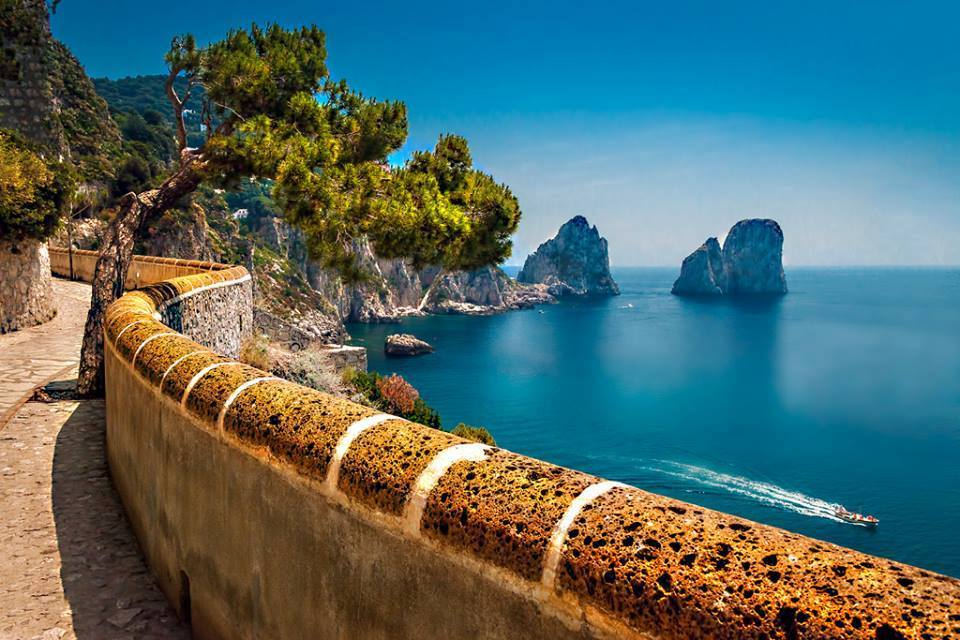
#> input picture data/sample_images/med_1.jpg, 960 x 640 px; the run also reads 1 picture not shown here
$ python dft_analysis.py
#> lines starting #> are read from the running program, lines starting #| are printed output that depends on the picture; after the words box and inside, x2 and y2 are one past the last pixel; in counts of white or black regions, pixels touching at a corner belong together; long printed decimals are rounded
### src/image_tools.py
import numpy as np
import cv2

from scipy.fftpack import dct, idct

def dctII(image: np.array):
    return dct(dct(image, axis=0, norm='ortho'), axis=1, norm='ortho')

def idctII(array: np.array):
    return idct(idct(array, axis=1, norm='ortho'), axis=0, norm='ortho')

# [5 lines left out: function gamma_correction, not called in this run]

def gamma_correction01(img, gamma=2.2):
    invgamma = 1.0/gamma
    return img**invgamma

def psnr(img1, img2):
    img1 = np.float64(img1); img2 = np.float64(img2)
    for img in (img1, img2):
        if np.amax(img) <= 1:
            img *= 255

    mse = np.mean((img1 - img2) ** 2)
    if mse == 0:
        return 100
    PIXEL_MAX = 255.0
    return 20 * np.log10(PIXEL_MAX / np.sqrt(mse))

# polar to cartesian
# [20 lines left out: functions polar2cart, visualize_dct, histogram_equalize, not called in this run]

def to01float(image: np.array):
    return (image.astype(float) / 255).clip(0,1)

def to255uint8(image: np.array):
    return (image * 255).clip(0,255).astype(np.uint8)

def contrast_brightness(image: np.array, bright=0.0, contrast=1.0):
    out = (image.astype(float) - 127) * contrast + 127 + bright
    return out.clip(0,255).astype(np.uint8)

# [83 lines left out: functions contrast_brightness01, rgb2hsv, hsv2rgb, not called in this run]

def img_convert(img: np.array, func):
    return np.array([func(pxl) for pxl in img.reshape(-1,3)]).reshape(img.shape)

# [40 lines left out: functions adjust_hue, hue_noise, not called in this run]

# Colors (BGR format)
lightgray = (180,180,180)

### src/dft_analysis.py
import numpy as np
from scipy.fftpack import fft2
import cv2

import argparse
import os

from image_tools import psnr, dctII, idctII, histogram_equalize

def get_parser():
    parser = argparse.ArgumentParser()

    # File I/O
    parser.add_argument("--datapath", default='../data/sample_images',
                        help="Path to the directory containing the source image.")
    parser.add_argument("--file", default='med_1.jpg',
                        help="Name of the source image file.")
    parser.add_argument("--savepath", default='../data/output',
                        help="Path to the output storage directory \
                                (automatically generated if not yet there).")
    parser.add_argument("--save", type=str, default="linear_fixed_weak_25.0247.jpg",
                        help="Name of the output file storing the results \
                                (not saved if not provided).")
    return parser

def main():
    parser = get_parser()
    args = parser.parse_args()

    original = cv2.imread(os.path.join(args.datapath, args.file), cv2.IMREAD_COLOR)
#> original is the input picture: shape (640, 960, 3); mean B, G, R 105.6, 107.4, 82.4
    transformed = cv2.imread(os.path.join(args.savepath, args.save), cv2.IMREAD_COLOR)

    '''
    cv2.imshow("original", original)
    cv2.imshow("transformed", transformed)
    cv2.waitKey(0)
    '''

    '''
    residual = (transformed - original).transpose((2,0,1))
    for channel, layer in zip('RGB', residual):
        dct_output = dctII(layer)
        print(dct_output)
        cv2.imshow(channel, histogram_equalize(dct_output))
    cv2.waitKey(0)
    '''

    added = dct_add_noise(original)
#> in dct_add_noise, `image_dct = [dctII(layer) for layer in image.transpose((2,0,1))]`: image_dct = 3 items
    diff = np.abs(added-original)
    print("sum_diff:", np.sum(diff,axis=(0,1)))
    print("PSNR value:", psnr(original,added))
    names = ['original', 'added', 'diff', 'R_diff', 'G_diff', 'B_diff']
    items =[original, added, diff, diff[:,:,0], diff[:,:,1], diff[:,:,2]]
    for name, img in zip(names, items):
        cv2.imshow(name, img)
    cv2.waitKey(0)

def dct_add_noise(image):
    def generate_noise(image):
        '''
        Generate 3-D noise (list of 3 items)
        :param image: input image (CHW)
        '''
        noises = []
        for channel in range(len('rgb')):
            noise = np.zeros(image[0].shape)
            #if channel == 2:
            noise[0,200] = image[channel][0][200] * 20
            '''
                noise[1,idx] = amplitude
                noise[0,idx+1] = amplitude
                noise[1,idx+1] = amplitude
            '''
            noises.append(noise)
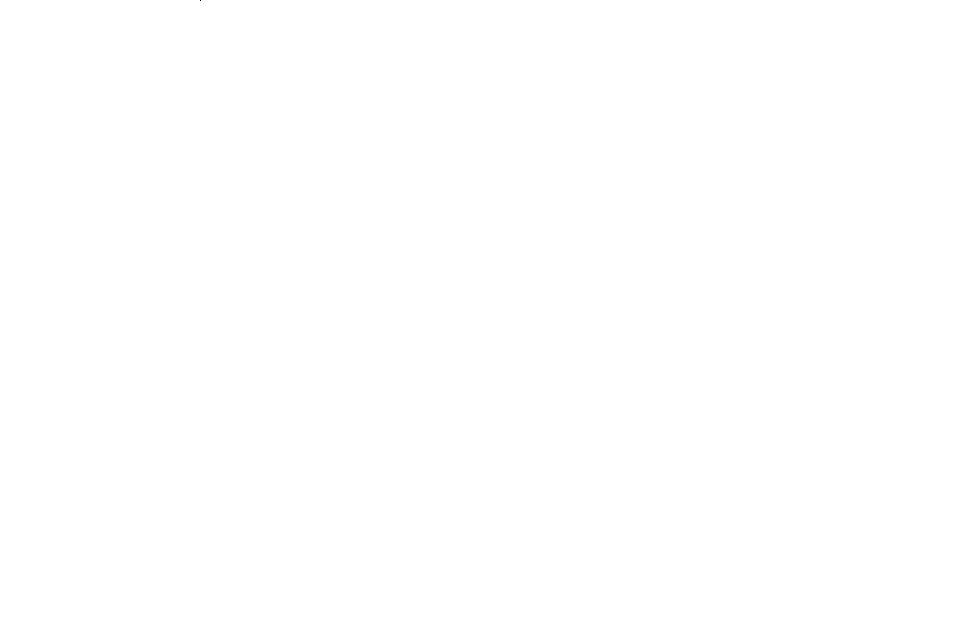
#> noise: shape (640, 960) float64; values -853.2 (black) and 0 (white), 100% white; black in thin lines or dots, all inside (x1, y1, x2, y2) = (200, 0, 201, 1)
#> after the loop, noises = 3 items
        print(np.sum(np.array(noises)))
#| -2604.397
        return noises

    image_dct = [dctII(layer) for layer in image.transpose((2,0,1))]    # HWC -> CHW
    noise = generate_noise(image_dct)
#> noise = 3 items
    out = np.array([idctII(layer + noise_layer) for layer, noise_layer in zip(image_dct, noise)])
    print("overflow count:", np.sum(out > 255))
#| overflow count: 3935
    return np.round(out).transpose((1,2,0)).astype(np.uint8)    # CHW -> HWC
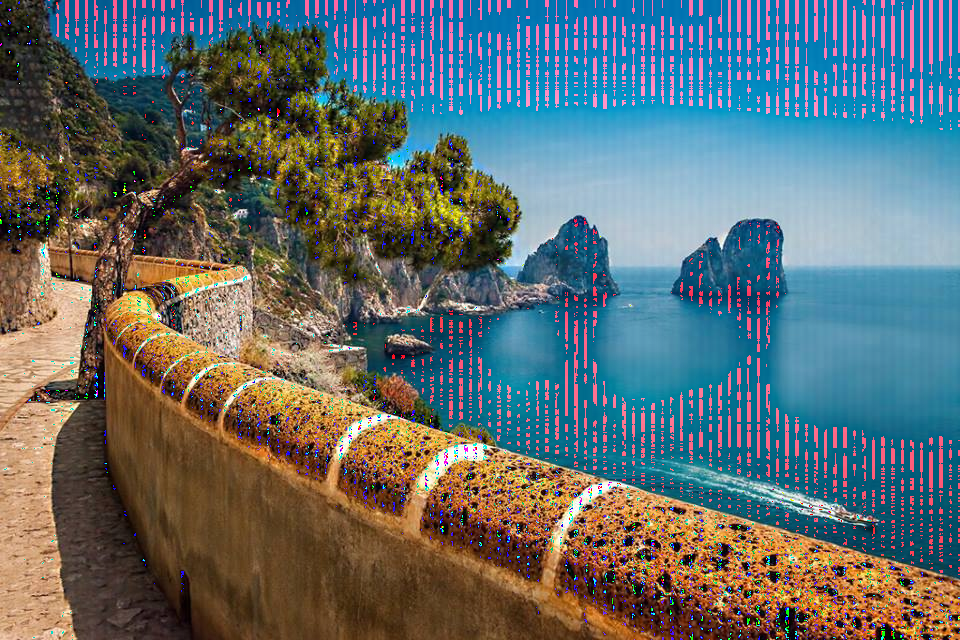
#> returned value: shape (640, 960, 3); mean of channels 0, 1, 2 109.2, 108.1, 95.3; drawn as B, G, R

if __name__ == "__main__":
    main()
#> in main, `diff = np.abs(added-original)`:
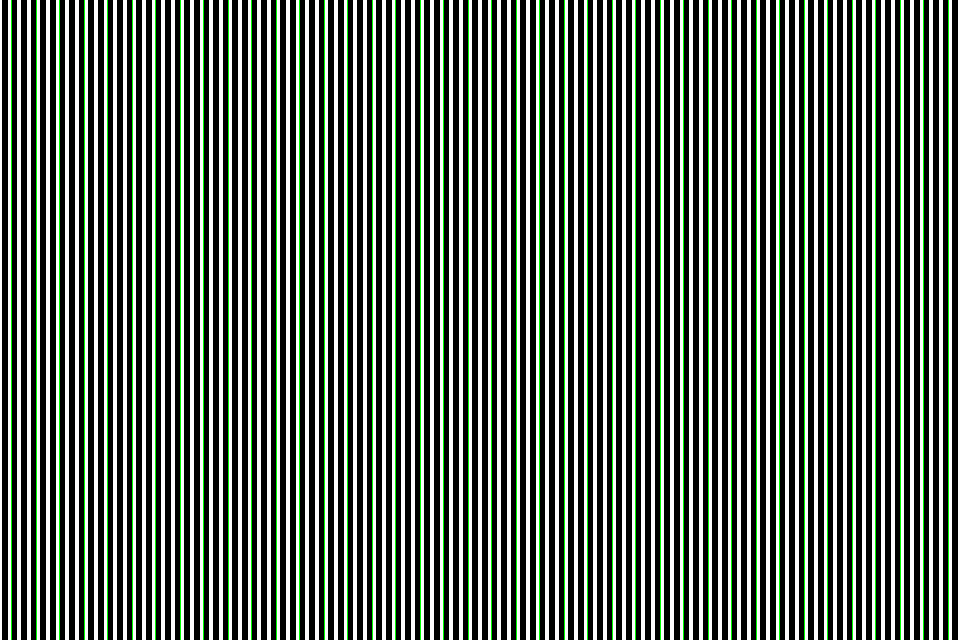
#> diff: shape (640, 960, 3); mean B, G, R 96, 106.7, 96
#| sum_diff: [58982400 65536000 58982400]
#> the loop in psnr, `for img in (img1, img2):` made 2 passes
#> in psnr, `mse = np.mean((img1 - img2) ** 2)`: mse = 1656.9
#| PSNR value: 15.938
#> the loop in main, `for name, img in zip(names, items):` made 6 passes
